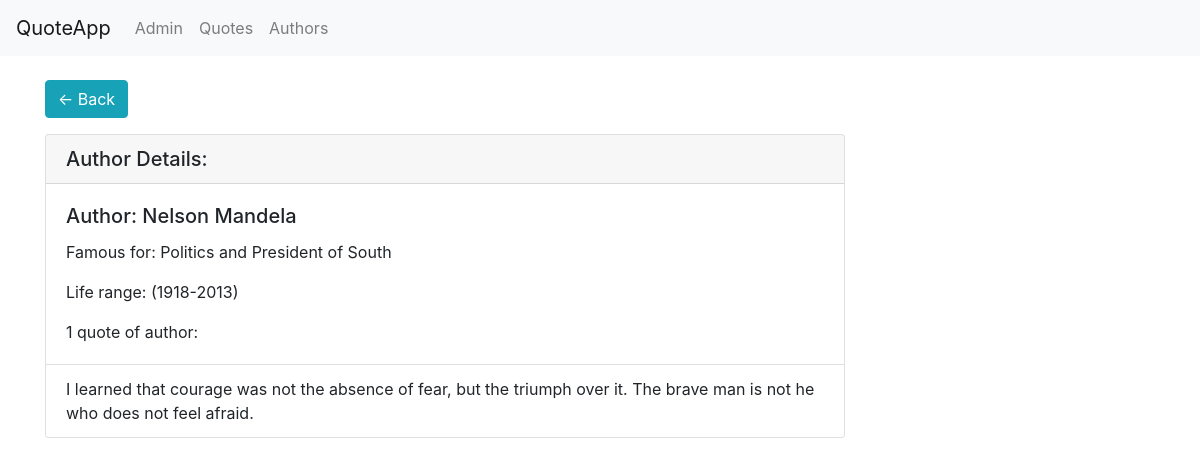
/basic_app/authors/7/, run on the app's committed database.
### basic_app/models.py (models this page shows, shortened)
class QuoteAuthor(models.Model):
    author = models.CharField(max_length=64,unique=True)
    famousFor = models.CharField(max_length=32)
    lifeRange = models.CharField(max_length=64)

class QuotePost(models.Model):
    quoteDesription = models.CharField(max_length=128)
    quoteAuthor = models.ForeignKey(QuoteAuthor,on_delete = models.CASCADE,related_name ='quotesOfMan')

### basic_app/views.py (the view)
# urls.py: path('authors/<int:pk>/', views.AuthorDetailView.as_view(), name='author_detail'),
class AuthorDetailView(DetailView):
    context_object_name = 'author_detail'
    model = QuoteAuthor
    template_name = 'basic_app/author_detail.html'

### templates/basic_app/author_detail.html (shortened to what this page needs)
<!DOCTYPE html>
{% extends "basic_app/base.html" %}
{% block body_block %}
{% if author_detail %}
<div class="container">
  <a href="{% url 'basic_app:authors' %}" class="btn btn-info" role="button" aria-pressed="true"><- Back</a>
</div>
<div class="container">
  <div class="card mt-3" style="width: 50rem;">
      <h5 class="card-header">Author Details:</h5>
      <div class="card-body">
        <h5 class="card-title">Author: {{author_detail.author}}</h5>
        <p class="card-text">Famous for: {{author_detail.famousFor}}</p>
        <p class="card-text">Life range: {{author_detail.lifeRange}}</p>
        {% if author_detail.quotesOfMan.count == 0 %}
        <p class="card-text">No quote added of author:</p>
        {% elif author_detail.quotesOfMan.count == 1 %}
        <p class="card-text">{{author_detail.quotesOfMan.count}} quote of author:</p>
        {% else %}
        <p class="card-text">{{author_detail.quotesOfMan.count}} quotes of author:</p>
        {% endif %}
       </div>
       <ul class="list-group list-group-flush">
          {% for quote in author_detail.quotesOfMan.all %}
          <li class="list-group-item"> {{quote.quoteDesription}}</li>
          {% endfor %}
        </ul>
    </div>
  </div>
{% endif %}
{% endblock %}

### data on the page
QuoteAuthor: author "Nelson Mandela", famousFor "Politics and President of South", lifeRange "(1918-2013)", quotesOfMan.count "1"
QuotePost: quoteDesription "I learned that courage was not the absence of fear, but the triumph over it. The brave man is not he who does not feel afraid."
